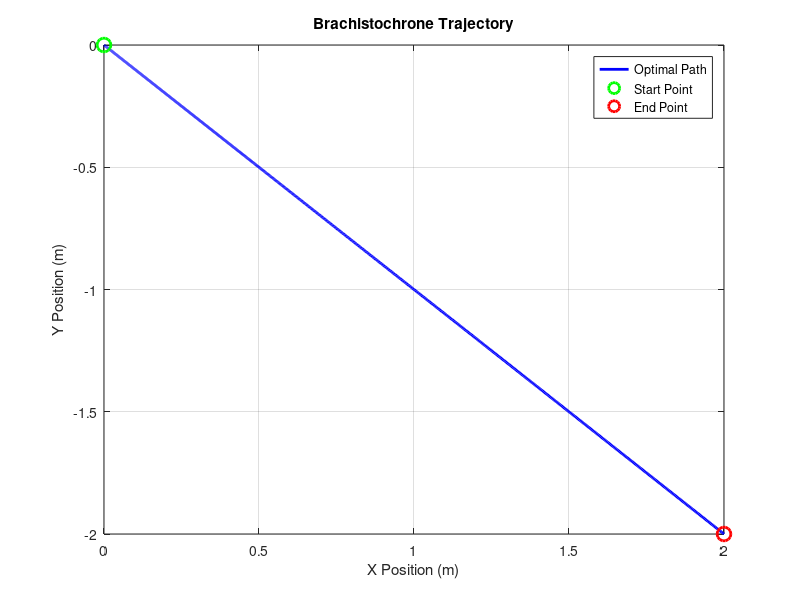

MATLAB code to generate this figure:
function Brachistochrone_Shooting
    % Problem Parameters
    g = -9.81; % Gravity (m/s^2)
    x0 = [0; 0]; % Starting point
    xf = [2; -2]; % End point
    v0 = 0; % Initial velocity
    tf_guess = sqrt(2 * abs(xf(2) - x0(2)) / abs(g)); % Initial guess for total time, time od a free fall
    
    % Initial guess for shooting variables
    lambda0_guess = [1; -1; 0]; % Guess for initial costates
    theta_guess = pi/4; % Guess for control (angle)

    % Solve using fsolve
    guess = [lambda0_guess; theta_guess; tf_guess];
    sol = fsolve(@(vars) shooting_residual(vars, x0, xf, v0, g), guess)

    % Extract solution  
    lambda0 = sol(1:3);
    theta_opt = sol(4);
    tf_opt = sol(5);

    % Display results
    fprintf('Optimal Total Time: %.4f s\n', tf_opt);
    fprintf('Optimal Control (Theta): %.4f radians\n', theta_opt);
    fprintf('Initial Costates: %.4f, %.4f, %.4f\n', lambda0);

    % Simulate optimal trajectory
    tspan = linspace(0, tf_opt, 1000);
    [~, X] = ode45(@(t, X) dynamics(t, X, theta_opt, g), tspan, [x0; v0]);

    % Plot results
    figure;
    plot(X(:, 1), X(:, 2), 'b-', 'LineWidth', 2);
    hold on;    
    plot(x0(1), x0(2), 'go', 'MarkerSize', 10, 'LineWidth', 2);
    plot(xf(1), xf(2), 'ro', 'MarkerSize', 10, 'LineWidth', 2);
    xlabel('X Position (m)');
    ylabel('Y Position (m)');
    title('Brachistochrone Trajectory');
    legend('Optimal Path', 'Start Point', 'End Point');
    grid on;
end
    
function res = shooting_residual(vars, x0, xf, v0, g)
    lambda0 = vars(1:3);
    theta = vars(4);
    tf = vars(5);

    % Initial conditions
    X0 = [x0; v0];
    % Solve dynamics
    [~, X] = ode45(@(t, X) dynamics(t, X, theta, g), [0, tf], X0);

    % Residuals
    Xf = X(end, :)'; % Final state
    res = [Xf(1:2) - xf; ... % Terminal position error
           H_tf(Xf, lambda0, theta, g) - 1]; % Terminal Hamiltonian condition
end

function dxdt = dynamics(t, X, theta, g)
    x = X(1);   
    y = X(2);
    v = X(3);

    dxdt = [v * cos(theta); v * sin(theta); g*sin(theta)];
end

function H = H_tf(X, lambda, theta, g)
    % Terminal Hamiltonian
    v = X(3);
    mu1=-1/(2*v)*(g*lambda(3) + v*(lambda(1) + lambda(2)));
    H = 1 + lambda(1) * v * cos(theta) + lambda(2) * v * sin(theta) + lambda(3) * g * sin(theta)+ mu1*(v*cos(theta) + v*sin(theta));
end

